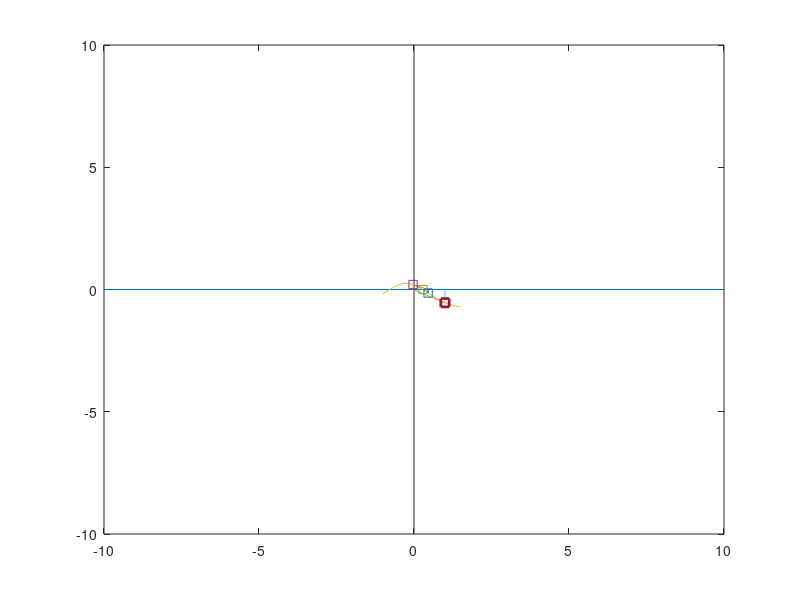

Recreate this plot in MATLAB. (Note: this script raises an error after producing the figure.)
clc();
clear();

n     = 75  ;
aq     = 4   ;
x0    = 1   ;
rgoal = 0.75;
x     = linspace(-1,1.5,n);
%
r     = @(x)  exp(-(x+1/aq).^2) - rgoal      ;
Dr    = @(x)  -2*(x+1/aq).*exp(-(x+1/aq).^2)  ;
%
%
%   First step
m1    = Dr(x0)              ;
dx1   = r(x0)/m1            ;
x1    = x0 - dx1            ;
xnew1 = linspace(x0,x1)     ;
rlin1 = m1*(xnew1-x0)+r(x0) ;
%
%   Second step
m2    = Dr(x1)              ;
dx2   = r(x1)/m2            ;
x2    = x1 - dx2            ;
xnew2 = linspace(x1,x2)     ;
rlin2 = m2*(xnew2-x1)+r(x1) ;
%
%   Second step
m3    = Dr(x2)              ;
dx3   = r(x2)/m3            ;
x3    = x2 - dx3            ;
xnew3 = linspace(x2,x3)     ;
rlin3 = m3*(xnew3-x2)+r(x2) ;
%
limits = [-0.075,1.05,-0.6,0.3];
%
figure(1);
    plot([-10,10],[0,0],[0,0],[-10,10],'LineWidth',0.1,'Color',0.15*[1,1,1]);
    hold('on');
    lines = plot(x,r(x),...
        [x3,x3],[0,r(x3)],'--',x3,r(x3),'s',...
        xnew3,rlin3,[x2,x2],[0,r(x2)],'--',x2,r(x2),'s',...
        xnew2,rlin2,[x1,x1],[0,r(x1)],'--',x1,r(x1),'s',...
        xnew1,rlin1,[x0,x0],[0,r(x0)],'--',x0,r(x0),'s',...
        'LineWidth',2);
    colors      = get(gcf,'DefaultAxesColorOrder');
    lines(1).Color  = colors(1,:);
    lines(2).Color  = colors(2,:);
    lines(4).Color  = colors(3,:);
    lines(7).Color  = colors(4,:);
    lines(10).Color = colors(5,:);
    lines(3).Color  = lines(2).Color;
    lines(5).Color  = lines(4).Color;
    lines(6).Color  = lines(4).Color;
    lines(8).Color  = lines(7).Color;
    lines(9).Color  = lines(7).Color;
    lines(11).Color = lines(10).Color;
    lines(12).Color = lines(10).Color;
    %
    lines(3).MarkerFaceColor = lines(2).Color;
    lines(3).MarkerSize      = 9;
    lines(6).MarkerFaceColor = lines(4).Color;
    lines(6).MarkerSize      = 9;
    lines(9).MarkerFaceColor = lines(7).Color;
    lines(9).MarkerSize      = 9;
    lines(12).MarkerFaceColor = lines(10).Color;
    lines(12).MarkerSize      = 9;
    axis(limits);
    grid('on');
    xlabel('$x$','FontSize',16);
    ylabel('$r(x)$');
    legend(lines([1,12,9,6,3]),'Residual','Initial guess','First update','Second update','Third update','Location','SouthWest');
    f = gca;
    f.Children([10,7,4,1]) = f.Children([1,4,7,10]);
    matlab2tikz('.\JFNK_Example_GaussianNewtonSolution.tikz','width','5.5in','showInfo',false,'parseStrings',false);
    hold('off');


    
%%

clc();
clear();

%
%   Hand-coded stuff.  Abandoned because Hessian is too annoying to enter by hand, and
%   Mathematica's copy-paste sucks.
%
% % f     = @(x,y,mu) [exp(-mu.*(x+y).^2)./(2*mu);cosh(y)./(x.^2+1)];
% % r     = @(x,y,mu) f(x,y,mu) - f(zeros(size(x)),zeros(size(x)),mu);
% % Dr    = @(x,y,mu) [-(x+y).*exp(-mu.*(x+y).^2),-(x+y).*exp(-mu.*(x+y).^2)    ;...
% %                   -2*x.*cosh(y)./(x.^2+1).^2  , sinh(y)./(x.^2+1)            ];

% Calculate the determinant of the Hessian of r (and other stuff ... might as well).
syms x y mu f(x,y,mu) r(x,y,mu) rnorm(x,y,mu) 
f(x,y,mu)     = [exp(-mu*(x+y)^2)/(2*mu);cosh(y)/(x.^2+1)]  ;
r(x,y,mu)     = f(x,y,mu) - f(0,0,mu)                       ;
rnorm(x,y,mu) = r(x,y,mu)'*r(x,y,mu)                        ;
G             = gradient(rnorm(x,y,mu),[x,y])               ;
H             = hessian(rnorm(x,y,mu),[x,y])                ;
%
r     = matlabFunction(r(x,y,mu),'vars',[x,y,mu])                   ;
Dr    = matlabFunction(jacobian(r(x,y,mu),[x,y]),'vars',[x,y,mu])   ;
detHr = matlabFunction((H(1,1)*H(2,2)-H(1,2)*H(2,1))/(1+G(1)^2+G(2)^2)^2,'vars',[x,y,mu]);



%%

%   Setup
n     = 1000 ;  
x0    = 1;
y0    = 1;
mus   = linspace(0.19,1,4);
alpha = [linspace(0,1,n),linspace(1.001,1.5,n)];
%
%   Newton steps
dxs = arrayfun(@(mu) Dr(x0,y0,mu)\-r(x0,y0,mu),mus,'UniformOutput',false);
%
%   Residuals and Concavities
norm2 = @(v) sqrt(v(1,:).^2+v(2,:).^2);
rs    = cellfun(@(c) norm2(c),...
            arrayfun(@(k) ...
                r(x0+alpha*dxs{k}(1),y0+alpha*dxs{k}(2),mus(k)),...
                    1:numel(mus),'UniformOutput',false),'UniformOutput',false);
Hs = arrayfun( @(k) ...
            arrayfun( @(a) detHr(x0+a*dxs{k}(1),y0+a*dxs{k}(2),mus(k)),alpha),...
            1:numel(mus),'UniformOutput',false);
Hs = cellfun( @(c) c.*(abs(c)<10)+10*(abs(c)>=10) ,Hs,'UniformOutput',false);
dphi   = arrayfun( @(k) ...
            r(x0,y0,mus(k))'*Dr(x0,y0,mus(k))*dxs{k}/norm(r(x0,y0,mus(k))),1:numel(mus),'UniformOutput',false);
armijo = arrayfun( @(k) @(beta) ...
            norm(r(x0,y0,mus(k))) + ...
            beta * alpha*dphi{k},1:numel(mus),'UniformOutput',false);
% %
% %
% args  = [rs,rs];
% args(1:2:end) = {alpha};
% args(2:2:end) = rs;
% figure(1);
%     plot(args{:},'LineWidth',2);
%     axis([0,1,0,1.501]);
%     grid('on');
%     box('on');
%     legend(strcat('$\mu = ',num2str(mu'),'$'),'Location','NorthEast');
%     xlabel('$\alpha$');
%     ylabel('$\|r(\alpha)\|_2$','interpreter','none');
%     matlab2tikz('.\JFNK_Example_ResidualVsRelaxor.tikz','width','5.5in','showInfo',false,'parseStrings',false);
% %
% %
% args  = [Hs,Hs];
% args(1:2:end) = {alpha};
% args(2:2:end) = Hs;
% figure(2);
%     h = plot(args{:},'LineWidth',2);
%     axis([0,1,-2.16,1.65]);
%     grid('on');
%     box('on');
%     legend(strcat('$\mu = ',num2str(mu'),'$'),'Location','SouthEast');
%     xlabel('$\alpha$');
%     ylabel('$\det\left[H_r(\alpha)\right]$','interpreter','none');
%     matlab2tikz('.\JFNK_Example_ConvexityVsRelaxor.tikz','width','5.5in','showInfo',false,'parseStrings',false);
%
%
% 
% figure(3);
%     mask = @(x) x([1:10:n,n]);
%     h = plot(...
%         alpha,rs{1},                                alpha,rs{4},...
%         mask(alpha),mask(armijo{1}(1)),'--',mask(alpha),mask(armijo{4}(1)),'--',...
%         mask(alpha),mask(armijo{1}(0.5)),'-.',mask(alpha),mask(armijo{4}(0.5)),'-.',...
%         -1,0,'-.',-1,0,'--o','LineWidth',1.75);
%     h(3).Color = h(1).Color;
%     h(5).Color = h(1).Color;
%     h(2).Color = h(4).Color;
%     h(6).Color = h(4).Color;
%     %
%     h(3).Marker = 'o';
%     h(3).MarkerFaceColor = h(1).Color;
%     h(3).MarkerSize = 6;
%     %
%     h(4).Marker          = 'o';
%     h(4).MarkerFaceColor = h(4).Color;
%     h(4).MarkerSize      = 6;
%     %
%     scale= 0.40;
%     set(h([7,8]),'Color',scale*[1,1,1]);
%     h(8).MarkerFaceColor = [1,1,1]*scale;
%     %
%     h = legend(h([1,2,7,8]),{'$\mu = 0.19$','$\mu = 1$',...
%         'Armijo: $\beta=0.5$','Armijo: $\beta=1$'},'Interpreter','none');
%     axis([0,1,0,1.501]);
%     grid('on');
%     box('on');
%     xlabel('$\alpha$');
%     ylabel('$\|r(\alpha)\|_2$','interpreter','none');
%     matlab2tikz('.\JFNK_Example_ArmijoComparison.tikz','width','5.5in','showInfo',false,'parseStrings',false);
clc();

t      = 1      ;
mu     = mus(t) ;
dx     = dxs{t} ;
rv     = rs{t}  ;
%
alpha1 = 1;
r0     = rv(1);
r1     = rv(n);
%
aq = (r1 - rv(1) .* (1-alpha1))./alpha1.^2;
bq = rv(1);
Show(-bq/(2*aq));
%
dc     =  rv(1);
cc     = -rv(1);
alphab = 0.50  ;
rnormb = norm(r(x0+alphab*dx(1),y0+alphab*dx(2),mu),2);
A      = [alpha1^3,alpha1^2;alphab^3,alphab^2];
b      = [r1;rnormb] - cc*[alpha1;alphab] - dc;
ab     = A\b;
ac     = ab(1);
bc     = ab(2);
%
disp(' ');
Show([(-bc+sqrt(bc^2-3*ac*cc))/(3*ac),(-bc-sqrt(bc^2-3*ac*cc))/(3*ac)]);
%
epsilon = 1E-8;
alphah = 1;
r1v = r(x0+alphah*dx(1),y0+alphah*dx(2),mu);
r1  = norm(r1v,2);
m1  = (r(x0+(alphah+epsilon)*dx(1),y0+(alphah+epsilon)*dx(2),mu) - r1v)/epsilon;
m1  = r1v'*m1/r1;
hermiteC = @(t) (t-1).^2.*(t+1)*r0 + (-2*t.^3+3*t.^2)*r1 + (t.^3-t.^2)*alphah*m1;
%
disp(' ');
Show([(r0-3*r1+m1*alphah-sqrt((4*r0^2+(-3*r1+m1*alphah)^2+r0*(-12*r1+5*m1*alphah))))/(3*(r0-2*r1+m1*alphah)),...
      (r0-3*r1+m1*alphah+sqrt((4*r0^2+(-3*r1+m1*alphah)^2+r0*(-12*r1+5*m1*alphah))))/(3*(r0-2*r1+m1*alphah))]*alphah);
%
plot(alpha,rv,alpha,aq*alpha.^2 + bq*(1-alpha),alpha,ac*alpha.^3 + bc*alpha.^2 + cc*alpha + dc,alpha,hermiteC(alpha/alphah));
legend('True','Quadratic','Cubic','Hermite Cubic');
grid('on');
axis([0,1.5,0,2])










